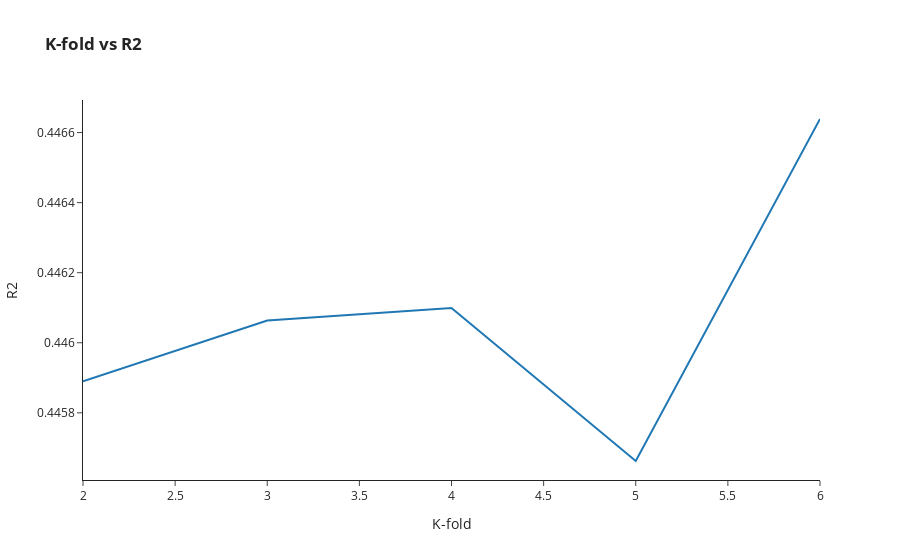

Notebook code for this chart:
### Code cell
B_score = []
cv = []

for i in range(2, 7):
    model = Ridge(alpha=0, normalize=True)
    score = cross_val_score(model, X_train, y_train, cv=i).mean()
    B_score.append(score)
    cv.append(i)
    
    print("cv: %d --- score: %2.4f" % (i, score))
    
px.line(x=cv, y=B_score, 
        template='simple_white', 
        title='<b>K-fold vs R2</b>',
        labels={'x':'K-fold', 'y':'R2'})

### Figure 1 — Plotly figure (JSON) as saved in the notebook; plotly's stock layout.template omitted (floating-point values rounded to 4 significant figures)
{"data": [{"hovertemplate": "K-fold=%{x}<br>R2=%{y}<extra></extra>", "legendgroup": "", "line": {"color": "#1F77B4", "dash": "solid"}, "mode": "lines", "name": "", "orientation": "v", "showlegend": false, "type": "scatter", "x": [2, 3, 4, 5, 6], "xaxis": "x", "y": [0.4459, 0.4461, 0.4461, 0.4457, 0.4466], "yaxis": "y"}], "layout": {"legend": {"tracegroupgap": 0}, "title": {"text": "<b>K-fold vs R2</b>"}, "xaxis": {"anchor": "y", "domain": [0, 1], "title": {"text": "K-fold"}}, "yaxis": {"anchor": "x", "domain": [0, 1], "title": {"text": "R2"}}}}
